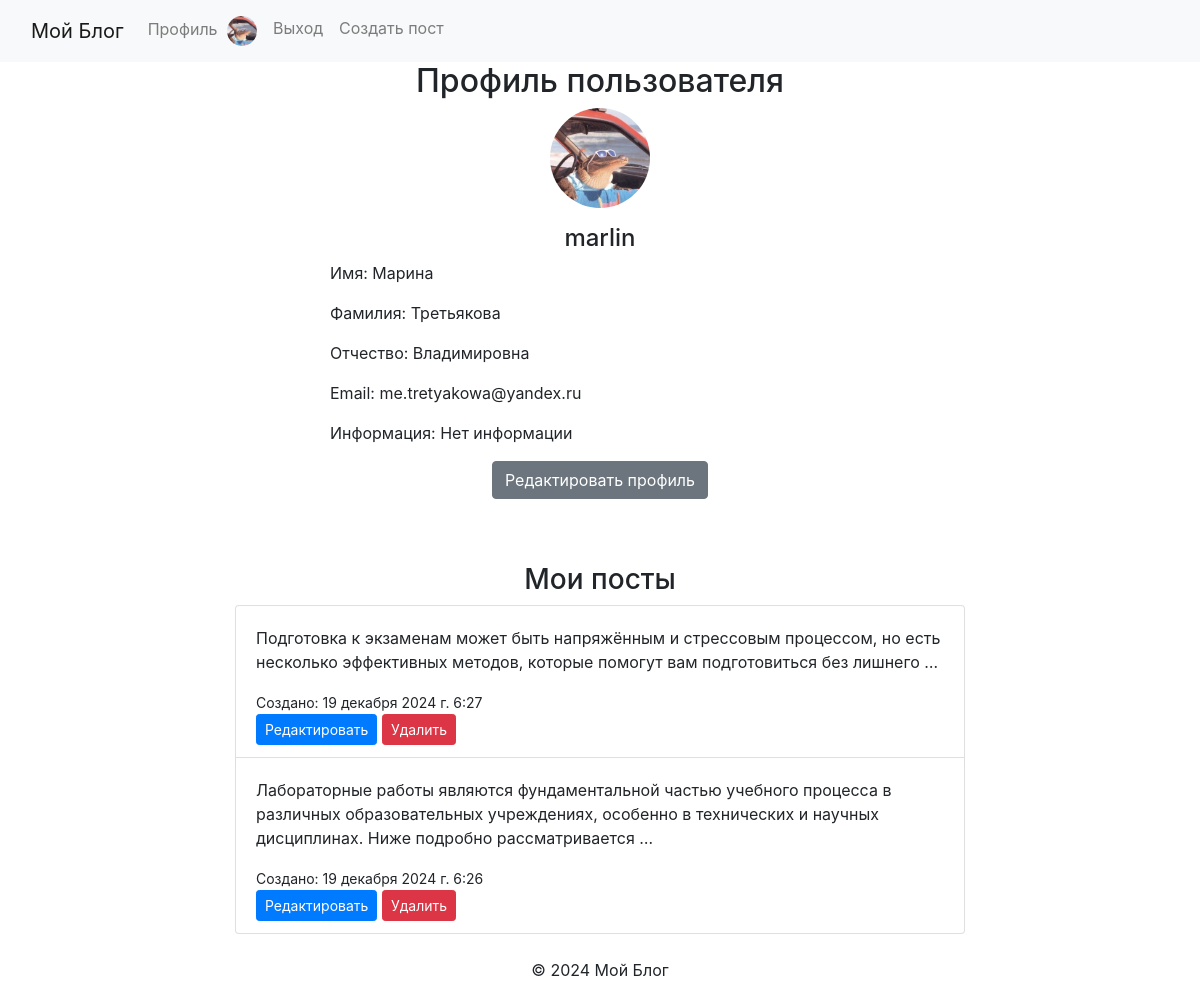
The page /profile/ (signed in) on the database as committed earlier.
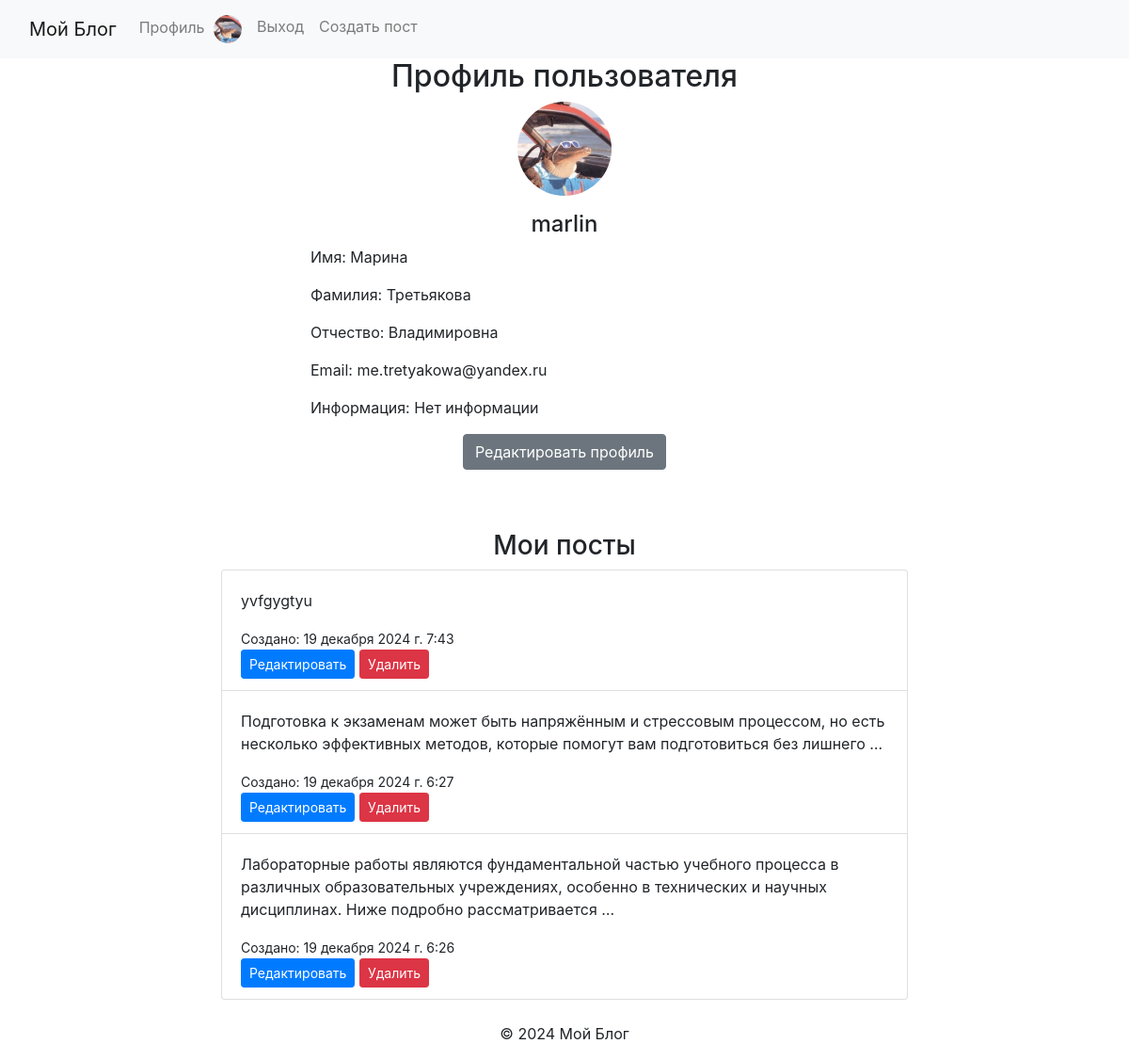
The same page on the database as committed later.
### myBlog/models.py (models this page shows, shortened)
class Post(models.Model):
    author = models.ForeignKey(User, on_delete=models.SET_NULL, null=True)
    author_name = models.CharField(max_length=100, blank=True)
    title = models.CharField(max_length=255)
    content = models.TextField()
    created_at = models.DateTimeField(auto_now_add=True)  # Дата и время создания поста

### myBlog/views.py (the view)
# urls.py: path('profile/', ProfileView.as_view(), name='profile'),
class ProfileView(View):
    def get(self, request):
        profile = get_object_or_404(Profile, user=request.user)  # Получаем профиль пользователя или 404 если не найдено
        posts = Post.objects.filter(author=request.user).order_by('-created_at')  # Получаем посты пользователя
        return render(request, 'myBlog/profile.html', {'profile': profile, 'posts': posts})

### myBlog/templates/myBlog/profile.html (shortened to what this page needs)
{% extends 'base.html' %}
{% load static %}
{% block content %}
<div class="container">
    <h2 class="text-center">Профиль пользователя</h2>
    <div class="row justify-content-center">
        <div class="col-md-6 text-center">
            <div class="mb-3">
                {% if profile.avatar %}
                    <img src="{{ profile.avatar.url }}" alt="Аватар" class="rounded-circle" style="width: 100px; height: 100px;">
                {% else %}
                    <img src="{% static 'avatars/default.png' %}" alt="Аватар" class="rounded-circle" style="width: 100px; height: 100px;">
                {% endif %}
            </div>
            <h4>{{ profile.nickname }}</h4>
            <p class="text-left">Имя: {{ profile.first_name }}</p>
            <p class="text-left">Фамилия: {{ profile.last_name }}</p>
            <p class="text-left">Отчество: {{ profile.patronymic }}</p>
            <p class="text-left">Email: {{ request.user.email }}</p>
            <p class="text-left">Информация: {{ profile.information|default:"Нет информации" }}</p>
            <a href="{% url 'myBlog:edit_profile' %}" class="btn btn-secondary mb-3">Редактировать профиль</a>
        </div>
    </div>
    <h3 class="text-center mt-5">Мои посты</h3>
    <div class="row justify-content-center">
        <div class="col-md-8">
            {% if posts %}
                <ul class="list-group">
                    {% for post in posts %}
                        <li class="list-group-item">
                            <p>{{ post.content|truncatewords:20 }}</p>
                            <small>Создано: {{ post.created_at }}</small><br>
                            <a href="{% url 'myBlog:edit_post' post.id %}" class="btn btn-primary btn-sm">Редактировать</a>
                            <form method="POST" action="{% url 'myBlog:delete_post' post.id %}" style="display:inline;">
                                <button type="submit" class="btn btn-danger btn-sm">Удалить</button>
                            </form>
                        </li>
                    {% endfor %}
                </ul>
            {% else %}
                <p>У вас пока нет постов.</p>
            {% endif %}
        </div>
    </div>
</div>
{% endblock %}

Rows that differ between the two databases and show on the page:
added Post: content "yvfgygtyu", created_at "19 декабря 2024 г. 7:43"
